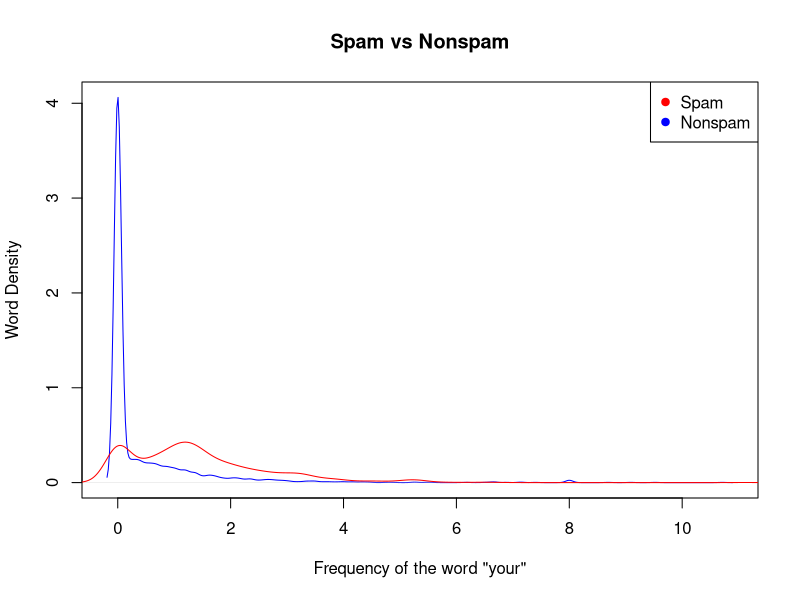
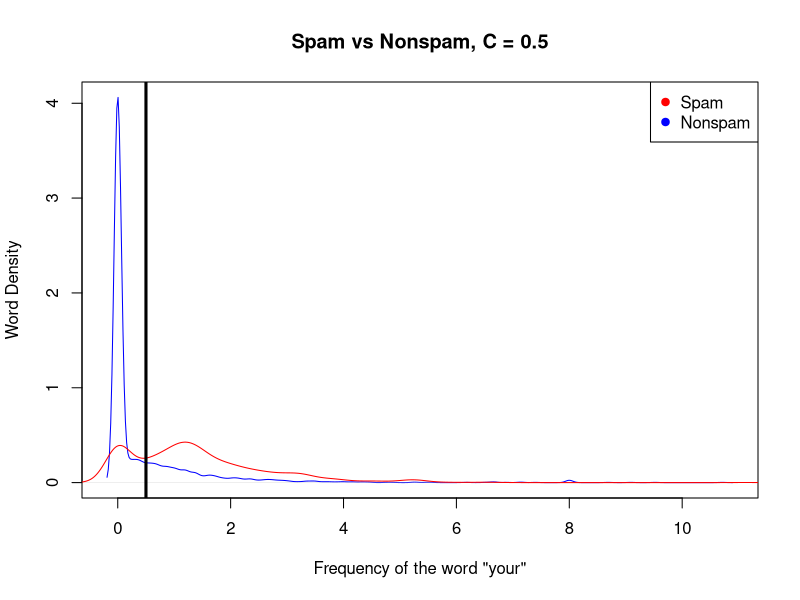
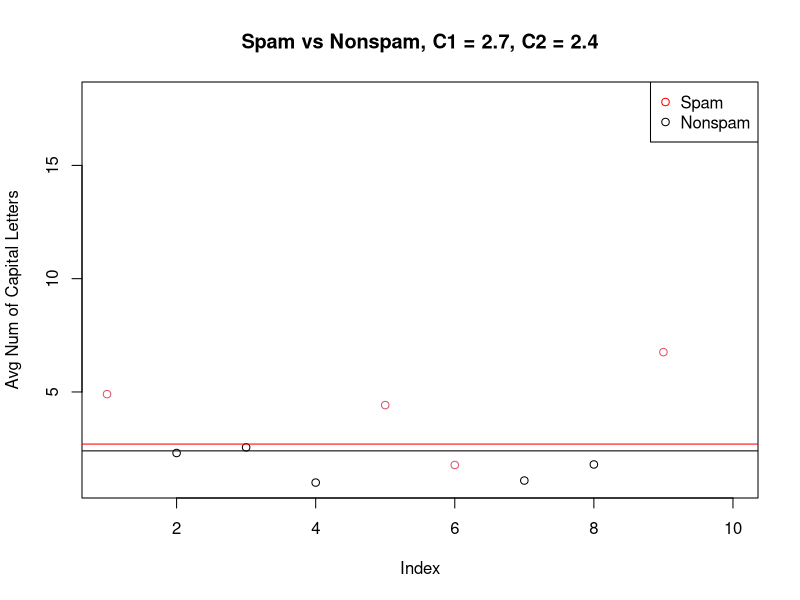
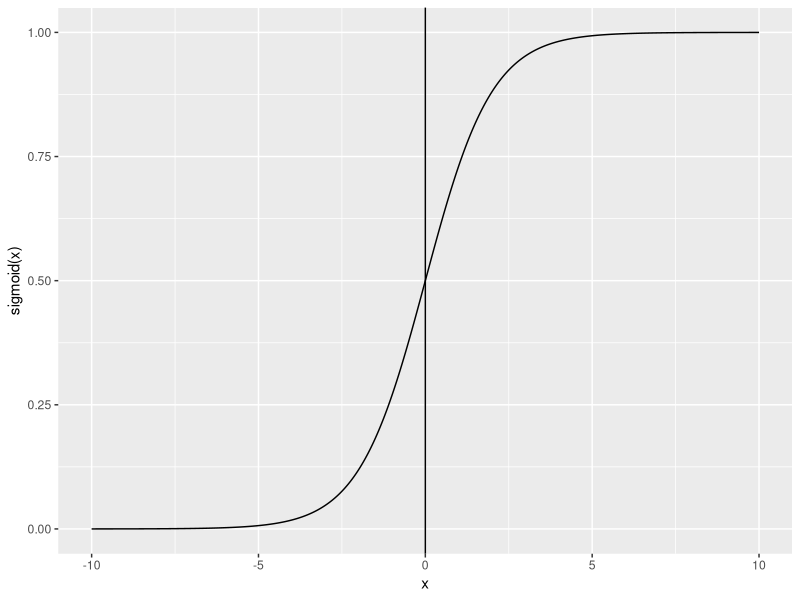
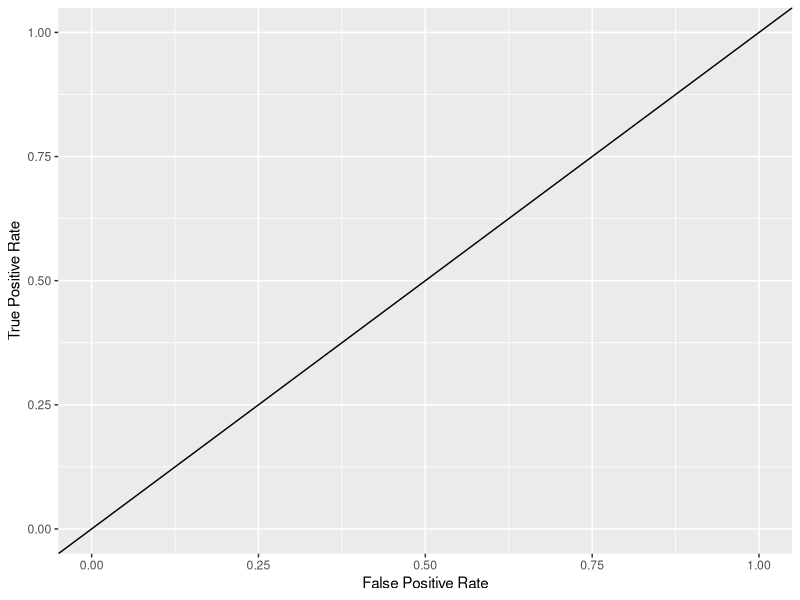

The R script that drew these images, in order:
## ---- chunk 1
knitr::opts_chunk$set(fig.align = 'center')
## ---- chunk 2
if( !("ggplot2" %in% installed.packages()) ) {
	install.packages("ggplot2"); #, dependencies = c("Depends", "Suggests"), repos = "http://cran.us.r-project.org");
}
library("ggplot2");
## ---- chunk 3
if( !("kernlab" %in% installed.packages()) ) {
	install.packages("kernlab", repos = "http://cran.us.r-project.org");
}
library("kernlab");
data(spam);

# Columns 1:55 are frequency of unigram appearance
head(spam, 3L)[1:10];
## ---- chunk 4
plot(
	density( spam$your[spam$type=='nonspam'] ), 
	col='blue', main='Spam vs Nonspam', 
	xlab='Frequency of the word "your"', ylab='Word Density' 
    );

lines( density(spam$your[spam$type=="spam"]), col='red' );
legend(x="topright", pch=c(19), legend = c("Spam", "Nonspam"), col = c("red", "blue"))
## ---- chunk 5
plot( 
	density( spam$your[spam$type=='nonspam'] ), 
	col='blue', main='Spam vs Nonspam, C = 0.5', 
	xlab='Frequency of the word "your"', ylab='Word Density'
     );

lines( density(spam$your[spam$type=="spam"]), col='red' );
legend(x="topright", pch=c(19), legend = c("Spam", "Nonspam"), col = c("red", "blue"));
abline(v=0.5, col='black', lwd=3);
## ---- chunk 6
options(digits = 3) # set precision for display

prediction <- ifelse(spam$your > 0.5, "spam", "nonspam")
table(prediction, spam$type) / length(spam$type) 
## ---- chunk 7
table(prediction, spam$type) / length(spam$type) 
## ---- chunk 8
set.seed(333)

# subset the spam data
smallSpam <- spam[sample(dim(spam)[1], size=10), ]
spamLabel <- (smallSpam$type == "spam")*1 + 1

plot( 
	smallSpam$capitalAve, col=spamLabel,
	ylab="Avg Num of Capital Letters",
	main='Spam vs Nonspam, C1 = 2.7, C2 = 2.4'
    );

legend(x="topright", pch=c(1), legend = c("Spam", "Nonspam"), col = c("red", "black"));
abline(h=2.7, col='red', lwd=1); abline(h=2.4, col='black', lwd=1);

## ---- chunk 9
# RULE 1
rule1 <- function(x) {
  prediction <- rep(NA, length(x))
  prediction[x > 2.7] <- "spam"
  prediction[x < 2.4] <- "nonspam"
  prediction[(x>=2.4  &  x<=2.45)] <- "spam"
  prediction[(x>2.45  &  x<=2.70)] <- "nonspam"

  return(prediction)
}

table( rule1(smallSpam$capitalAve), smallSpam$type  )
## ---- chunk 10
# RULE 2
rule2 <- function(x) {
  prediction <- rep(NA, length(x))
  prediction[x > 2.7] <- "spam"
  prediction[x <= 2.7] <- "nonspam"

  return(prediction)
}

table( rule2(smallSpam$capitalAve), smallSpam$type  )
## ---- chunk 11
# RULE 1
sum( rule1(spam$capitalAve) == spam$type  )
mean( rule1(spam$capitalAve) == spam$type  )
table( rule1(spam$capitalAve), spam$type  )
## ---- chunk 12
# RULE 2
sum( rule2(spam$capitalAve) == spam$type  )
mean( rule2(spam$capitalAve) == spam$type  )
table( rule2(spam$capitalAve), spam$type  )
## ---- chunk 13
sigmoid <- function(x) {
	return( 1/(1 + exp(-x)) )
}

# plot(x=sigmoid( seq(-10,10,.05) ), type='l', lwd=1 )
x <- seq(-10,10,.05)
ggplot() + aes(x=x, y= sigmoid(x)) + geom_line() + geom_vline(xintercept = 0)
## ---- chunk 14
library(ggplot2)

ggplot() + aes() + geom_point(x=0, y=1) + geom_abline(slope=1, intercept=0) + xlim(0,1) + ylim(0,1) +
	   xlab("False Positive Rate") + ylab("True Positive Rate")
